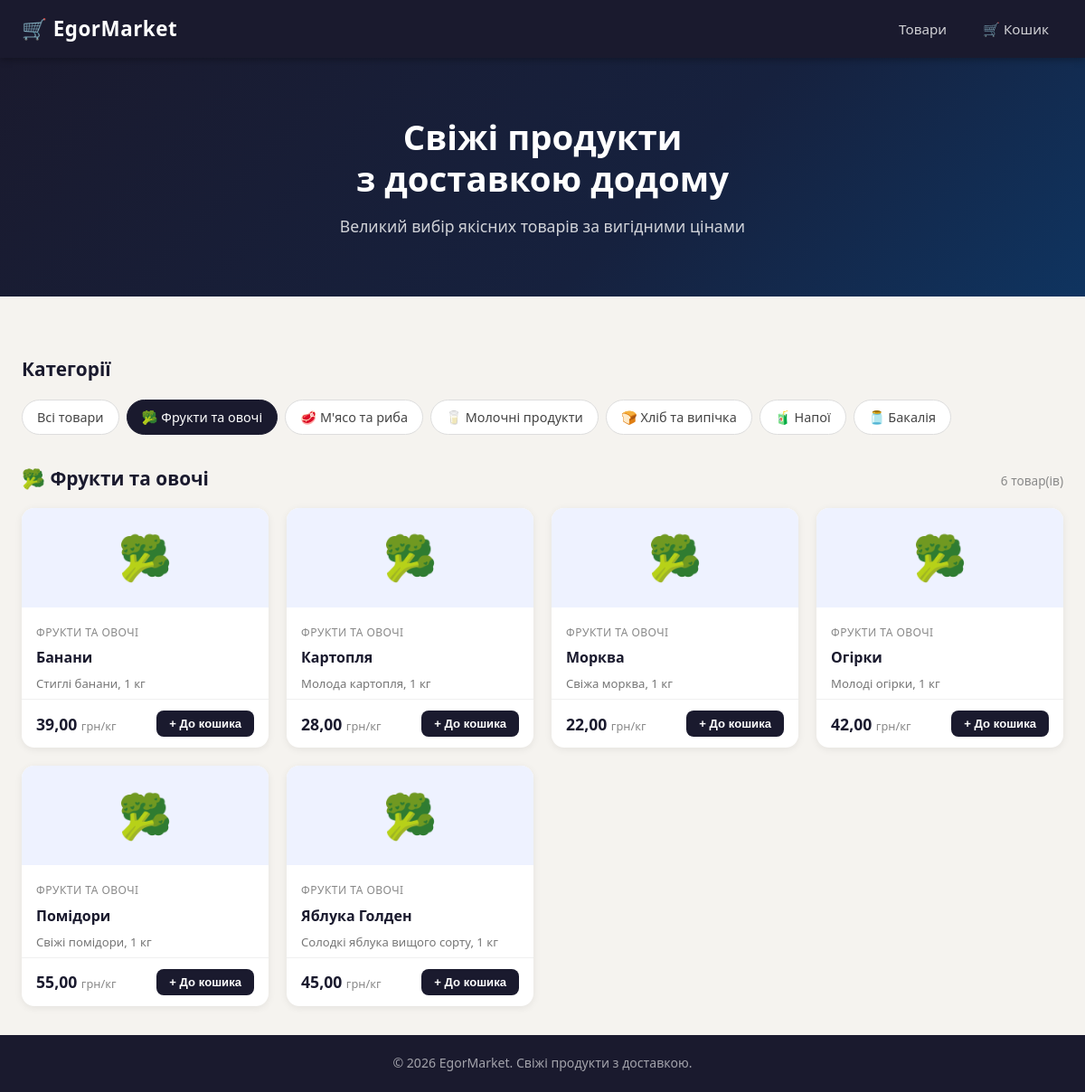
The page /?category=fruits-vegetables on the database its author committed.
### store/models.py (models this page shows, shortened)
class Category(models.Model):
    name = models.CharField(max_length=100, verbose_name='Назва')
    slug = models.SlugField(unique=True)
    icon = models.CharField(max_length=10, default='🛒', verbose_name='Іконка')
    class Meta:
        verbose_name = 'Категорія'
        verbose_name_plural = 'Категорії'

class Product(models.Model):
    category = models.ForeignKey(
        Category,
        on_delete=models.CASCADE,
        related_name='products',
        verbose_name='Категорія'
    )
    name = models.CharField(max_length=200, verbose_name='Назва')
    description = models.TextField(blank=True, verbose_name='Опис')
    price = models.DecimalField(max_digits=8, decimal_places=2, verbose_name='Ціна (грн)')
    unit = models.CharField(max_length=20, default='шт', verbose_name='Одиниця виміру')
    is_available = models.BooleanField(default=True, verbose_name='В наявності')
    is_featured = models.BooleanField(default=False, verbose_name='Популярний')
    class Meta:
        verbose_name = 'Товар'
        verbose_name_plural = 'Товари'
        ordering = ['name']

### store/views.py (the view)
# urls.py: path('', views.product_list, name='product_list'),
def product_list(request):
    categories = Category.objects.prefetch_related('products').all()
    products = Product.objects.filter(is_available=True).select_related('category')
    category_slug = request.GET.get('category')
    selected_category = None
    if category_slug:
        selected_category = get_object_or_404(Category, slug=category_slug)
        products = products.filter(category=selected_category)
    featured = Product.objects.filter(is_featured=True, is_available=True)[:6]
    return render(request, 'store/product_list.html', {
        'categories': categories,
        'products': products,
        'featured': featured,
        'selected_category': selected_category,
    })

### market/templates/store/product_list.html (shortened to what this page needs)
{% extends 'base.html' %}
{% block content %}
<div class="hero">
    <div class="hero-inner">
        <h1 class="hero-title">Свіжі продукти<br>з доставкою додому</h1>
        <p class="hero-sub">Великий вибір якісних товарів за вигідними цінами</p>
    </div>
</div>
<div class="container">
    <div class="section-header">
        <h2>Категорії</h2>
    </div>
    <div class="categories-row">
        <a href="{% url 'product_list' %}"
           class="category-pill {% if not selected_category %}category-pill--active{% endif %}">
            Всі товари
        </a>
        {% for cat in categories %}
        <a href="{% url 'product_list' %}?category={{ cat.slug }}"
           class="category-pill {% if selected_category.slug == cat.slug %}category-pill--active{% endif %}">
            {{ cat.icon }} {{ cat.name }}
        </a>
        {% endfor %}
    </div>
    <div class="section-header">
        <h2>{% if selected_category %}{{ selected_category.icon }} {{ selected_category.name }}{% else %}Всі товари{% endif %}</h2>
        <span class="section-count">{{ products|length }} товар(ів)</span>
    </div>
    <div class="products-grid">
        {% for product in products %}
        <div class="product-card">
            <div class="product-card__img">
                <span class="product-emoji">{{ product.category.icon }}</span>
            </div>
            <div class="product-card__body">
                <span class="product-category-label">{{ product.category.name }}</span>
                <h3 class="product-name">{{ product.name }}</h3>
                {% if product.description %}
                <p class="product-desc">{{ product.description }}</p>
                {% endif %}
            </div>
            <div class="product-card__footer">
                <div class="product-price">
                    <span class="price-amount">{{ product.price }}</span>
                    <span class="price-unit"> грн/{{ product.unit }}</span>
                </div>
                <button class="btn btn-primary btn-sm"
                        data-id="{{ product.id }}"
                        onclick="addToCart({{ product.id }})">
                    + До кошика
                </button>
            </div>
        </div>
        {% empty %}
        <div class="empty-state">
            <p>Товари не знайдено.</p>
        </div>
        {% endfor %}
    </div>
</div>
{% endblock %}

### market/static/css/style.css (style rules this page uses)
*, *::before, *::after { box-sizing: border-box; margin: 0; padding: 0; }
body { font-family: 'Segoe UI', Tahoma, Geneva, Verdana, sans-serif; background-color: #f5f3ef; color: #2c2c2c; line-height: 1.6; min-height: 100vh; display: flex; flex-direction: column; }
a { text-decoration: none; color: inherit; }
.container { max-width: 1200px; margin: 0 auto; padding: 32px 24px; }
.hero { background: linear-gradient(135deg, #1a1a2e 0%, #16213e 60%, #0f3460 100%); color: #fff; padding: 64px 24px; text-align: center; }
.hero-inner { max-width: 600px; margin: 0 auto; }
.hero-title { font-size: 2.4rem; font-weight: 700; line-height: 1.2; margin-bottom: 16px; }
.hero-sub { font-size: 1.1rem; opacity: 0.8; }
.section-header { display: flex; align-items: baseline; justify-content: space-between; margin: 32px 0 16px; }
.section-header h2 { font-size: 1.3rem; font-weight: 700; color: #1a1a2e; }
.section-count { font-size: 0.85rem; color: #888; }
.categories-row { display: flex; flex-wrap: wrap; gap: 8px; margin-bottom: 8px; }
.category-pill { padding: 7px 16px; border-radius: 20px; font-size: 0.9rem; border: 1.5px solid #ddd; background: #fff; color: #444; transition: all 0.2s; cursor: pointer; }
.category-pill--active { background: #1a1a2e; color: #fff; border-color: #1a1a2e; }
.products-grid { display: grid; grid-template-columns: repeat(auto-fill, minmax(220px, 1fr)); gap: 20px; }
.product-card { background: #fff; border-radius: 14px; box-shadow: 0 2px 8px rgba(0,0,0,0.07); overflow: hidden; display: flex; flex-direction: column; transition: transform 0.2s, box-shadow 0.2s; }
.product-card__img { background: #eef2ff; display: flex; align-items: center; justify-content: center; height: 110px; }
.product-emoji { font-size: 3rem; }
.product-card__body { padding: 14px 16px 8px; flex: 1; }
.product-category-label { font-size: 0.75rem; color: #888; text-transform: uppercase; letter-spacing: 0.5px; }
.product-name { font-size: 1rem; font-weight: 700; margin: 4px 0 6px; color: #1a1a2e; }
.product-desc { font-size: 0.82rem; color: #777; line-height: 1.4; }
.product-card__footer { display: flex; align-items: center; justify-content: space-between; padding: 12px 16px; border-top: 1px solid #f0f0f0; }
.product-price { font-size: 1.1rem; font-weight: 700; color: #1a1a2e; }
.price-unit { font-size: 0.8rem; font-weight: 400; color: #888; }
.btn { display: inline-block; padding: 10px 20px; border-radius: 8px; font-size: 0.95rem; font-weight: 600; cursor: pointer; border: none; transition: background 0.2s, transform 0.1s; text-align: center; }
.btn-primary { background: #1a1a2e; color: #fff; }
.btn-sm { padding: 7px 14px; font-size: 0.82rem; }

### rows shown on the page
Category: icon "🥦", name "Фрукти та овочі"
Category: icon "🥩", name "М'ясо та риба"
Category: icon "🥛", name "Молочні продукти"
Category: icon "🍞", name "Хліб та випічка"
Category: icon "🧃", name "Напої"
Category: icon "🫙", name "Бакалія"
Product: category.icon "🥦", category.name "ФРУКТИ ТА ОВОЧІ", name "Банани", description "Стиглі банани, 1 кг", price "39,00", unit "кг"
Product: category.icon "🥦", category.name "ФРУКТИ ТА ОВОЧІ", name "Картопля", description "Молода картопля, 1 кг", price "28,00", unit "кг"
Product: category.icon "🥦", category.name "ФРУКТИ ТА ОВОЧІ", name "Морква", description "Свіжа морква, 1 кг", price "22,00", unit "кг"
Product: category.icon "🥦", category.name "ФРУКТИ ТА ОВОЧІ", name "Огірки", description "Молоді огірки, 1 кг", price "42,00", unit "кг"
Product: category.icon "🥦", category.name "ФРУКТИ ТА ОВОЧІ", name "Помідори", description "Свіжі помідори, 1 кг", price "55,00", unit "кг"
Product: category.icon "🥦", category.name "ФРУКТИ ТА ОВОЧІ", name "Яблука Голден", description "Солодкі яблука вищого сорту, 1 кг", price "45,00", unit "кг"

### other values the page prints
{{ products|length }} "6"
